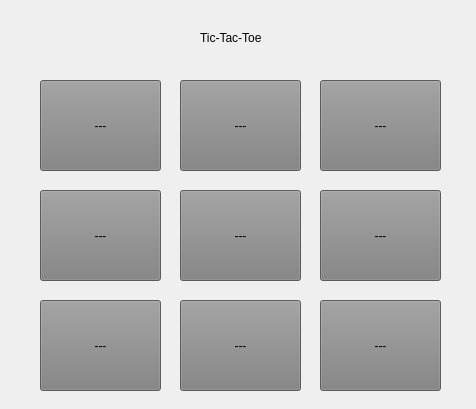
<?xml version="1.0" encoding="UTF-8"?>
<ui version="4.0">
 <class>Frame</class>
 <widget class="QFrame" name="Frame">
  <property name="geometry">
   <rect>
    <x>0</x>
    <y>0</y>
    <width>476</width>
    <height>409</height>
   </rect>
  </property>
  <property name="minimumSize">
   <size>
    <width>476</width>
    <height>409</height>
   </size>
  </property>
  <property name="maximumSize">
   <size>
    <width>476</width>
    <height>500</height>
   </size>
  </property>
  <property name="windowTitle">
   <string>Frame</string>
  </property>
  <widget class="QPushButton" name="pushButton">
   <property name="geometry">
    <rect>
     <x>40</x>
     <y>80</y>
     <width>121</width>
     <height>91</height>
    </rect>
   </property>
   <property name="styleSheet">
    <string notr="true">background:grey</string>
   </property>
   <property name="text">
    <string>---</string>
   </property>
  </widget>
  <widget class="QPushButton" name="pushButton_2">
   <property name="geometry">
    <rect>
     <x>180</x>
     <y>80</y>
     <width>121</width>
     <height>91</height>
    </rect>
   </property>
   <property name="styleSheet">
    <string notr="true">background:grey</string>
   </property>
   <property name="text">
    <string>---</string>
   </property>
  </widget>
  <widget class="QPushButton" name="pushButton_3">
   <property name="geometry">
    <rect>
     <x>320</x>
     <y>80</y>
     <width>121</width>
     <height>91</height>
    </rect>
   </property>
   <property name="styleSheet">
    <string notr="true">background:grey</string>
   </property>
   <property name="text">
    <string>---</string>
   </property>
  </widget>
  <widget class="QPushButton" name="pushButton_4">
   <property name="geometry">
    <rect>
     <x>180</x>
     <y>190</y>
     <width>121</width>
     <height>91</height>
    </rect>
   </property>
   <property name="styleSheet">
    <string notr="true">background:grey</string>
   </property>
   <property name="text">
    <string>---</string>
   </property>
  </widget>
  <widget class="QPushButton" name="pushButton_5">
   <property name="geometry">
    <rect>
     <x>320</x>
     <y>190</y>
     <width>121</width>
     <height>91</height>
    </rect>
   </property>
   <property name="styleSheet">
    <string notr="true">background:grey</string>
   </property>
   <property name="text">
    <string>---</string>
   </property>
  </widget>
  <widget class="QPushButton" name="pushButton_6">
   <property name="geometry">
    <rect>
     <x>40</x>
     <y>190</y>
     <width>121</width>
     <height>91</height>
    </rect>
   </property>
   <property name="styleSheet">
    <string notr="true">background:grey</string>
   </property>
   <property name="text">
    <string>---</string>
   </property>
  </widget>
  <widget class="QPushButton" name="pushButton_7">
   <property name="geometry">
    <rect>
     <x>40</x>
     <y>300</y>
     <width>121</width>
     <height>91</height>
    </rect>
   </property>
   <property name="styleSheet">
    <string notr="true">background:grey</string>
   </property>
   <property name="text">
    <string>---</string>
   </property>
  </widget>
  <widget class="QPushButton" name="pushButton_8">
   <property name="geometry">
    <rect>
     <x>180</x>
     <y>300</y>
     <width>121</width>
     <height>91</height>
    </rect>
   </property>
   <property name="styleSheet">
    <string notr="true">background:grey</string>
   </property>
   <property name="text">
    <string>---</string>
   </property>
  </widget>
  <widget class="QPushButton" name="pushButton_9">
   <property name="geometry">
    <rect>
     <x>320</x>
     <y>300</y>
     <width>121</width>
     <height>91</height>
    </rect>
   </property>
   <property name="styleSheet">
    <string notr="true">background:grey</string>
   </property>
   <property name="text">
    <string>---</string>
   </property>
  </widget>
  <widget class="QLabel" name="label">
   <property name="geometry">
    <rect>
     <x>200</x>
     <y>30</y>
     <width>81</width>
     <height>16</height>
    </rect>
   </property>
   <property name="text">
    <string>Tic-Tac-Toe</string>
   </property>
  </widget>
 </widget>
 <resources/>
 <connections/>
</ui>
